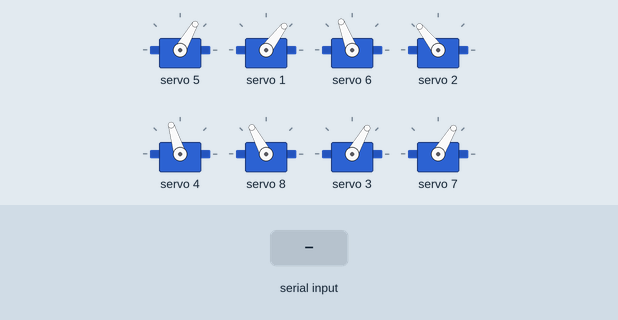
Recording of a sketch running on a simulated Arduino Uno, built with avr-gcc and run on an emulated ATmega328P. Parts: 8 × servo. The test bench sets the inputs (shaded band).

Above: at 1.3 s.
1.4 s: "U" received over Serial
At 2.6 s:
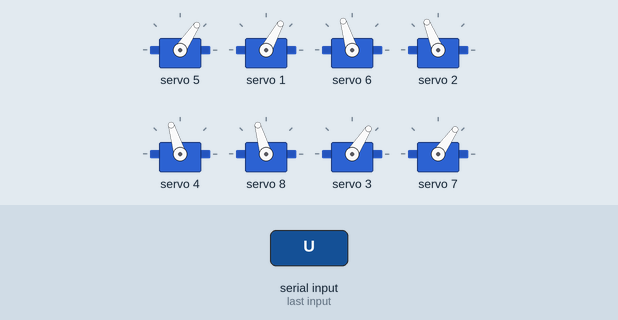
4.4 s: "L" received over Serial
At 5.9 s:
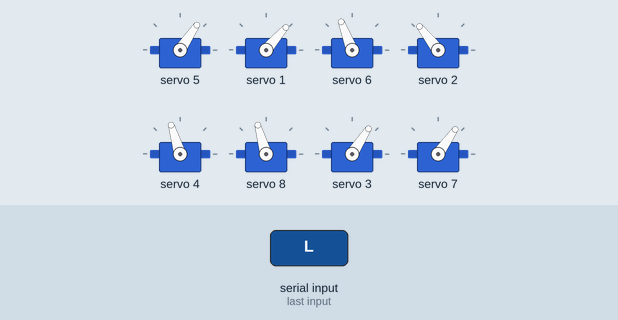
7.4 s: "R" received over Serial
At 7.41 s:
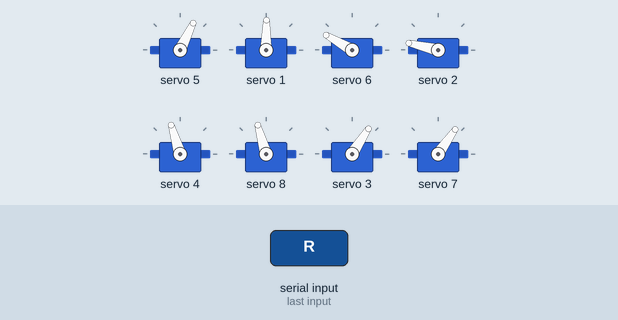
10.4 s: "U" received over Serial
At 10.53 s:
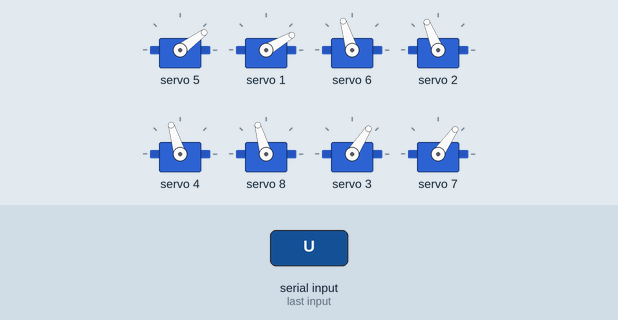
Timing chart, 0 to 13.4 s (numbered marks = the images above; inputs shaded):
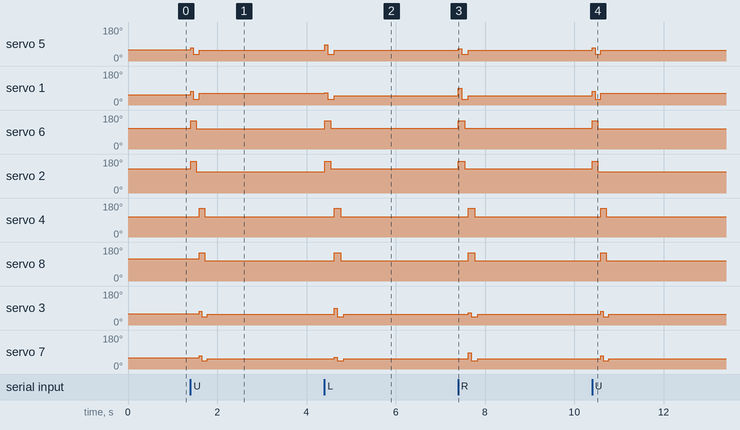

Measured:
- after the input at 1.4 s, servo 5: 60° → 71° at once, → 36° 0.06 s later, → 56° 0.13 s later; servo 1: 53° → 73° at once, → 30° 0.06 s later, → 61° 0.13 s later; servo 6: 111° → 150° at once, → 107° 0.12 s later; servo 2: 128° → 167° at once, → 112° 0.12 s later; servo 4: 107° → 153° after 0.19 s, → 107° 0.12 s later
- after the input at 4.4 s, servo 5: 56° → 87° at once, → 36° 0.07 s later, → 56° 0.15 s later; servo 1: 61° → 65° at once, → 30° 0.07 s later, → 49° 0.15 s later; servo 6: 107° → 150° at once, → 111° 0.14 s later; servo 2: 112° → 167° at once, → 128° 0.14 s later; servo 4: 107° → 153° after 0.22 s, → 107° 0.14 s later
- after the input at 7.4 s, servo 5: 56° → 64° at once, → 36° 0.07 s later, → 56° 0.15 s later; servo 1: 49° → 89° at once, → 30° 0.07 s later, → 49° 0.15 s later; servo 6: 111° → 150° at once, → 111° 0.14 s later; servo 2: 128° → 167° at once, → 128° 0.14 s later; servo 4: 107° → 153° after 0.22 s, → 107° 0.14 s later
- after the input at 10.4 s, servo 5: 56° → 71° at once, → 36° 0.06 s later, → 56° 0.13 s later; servo 1: 49° → 73° at once, → 30° 0.06 s later, → 61° 0.13 s later; servo 6: 111° → 150° at once, → 107° 0.12 s later; servo 2: 128° → 167° at once, → 112° 0.12 s later; servo 4: 107° → 153° after 0.19 s, → 107° 0.12 s later

The sketch:

ROBOT_MERGE_2.ino
```cpp
#include <Wire.h>
#include <Adafruit_PWMServoDriver.h>
Adafruit_PWMServoDriver pwm = Adafruit_PWMServoDriver();
#define SERVOMIN  0 // this is the 'minimum' pulse length count (out of 4096)
#define SERVOMAX  500 // this is the 'maximum' pulse length count (out of 4096)
#include <Ultrasonic.h>

int trig = 10;
int echo = 9;
long dur;
int dis;
int nr;
uint8_t s1 = 1;
uint8_t s2 = 2;
uint8_t s3 = 3;
uint8_t s4 = 4;
uint8_t s5 = 5;
uint8_t s6 = 6;
uint8_t s7 = 7;
uint8_t s8 = 8;
unsigned char Bluetooth_val;       //defining variable val

void setup() {
  Serial.begin(9600);
  pwm.begin();
  pwm.setPWMFreq(60);
  delay(10);

     pinMode(trig, OUTPUT);
  pinMode(echo, INPUT);
     pwm.setPWM(s5,5,290);//initial
 pwm.setPWM(s1,1,270); //initial
 pwm.setPWM(s6,6,420);//tibia in jos
     pwm.setPWM(s2,2,460);//tibia in jos
       pwm.setPWM(s4,4,410);//tibia in jos
    pwm.setPWM(s8,8,440);//tibia in jos
        pwm.setPWM(s3,3,290);//initiala
    pwm.setPWM(s7,7,290);//initiala
    delay(100);
}
void setServoPulse(uint8_t n, double pulse) {
  double pulselength;
  pulselength = 1000000/(60*4096);   // 1,000,000 us per second
  pulse *= 100;  // convert to us
  pulse /= pulselength;
  pwm.setPWM(n, 0, pulse);
}
void cal() {
  digitalWrite(trig, LOW);
  delayMicroseconds(2);
  digitalWrite(trig, HIGH);
  delayMicroseconds(10);
  digitalWrite(trig, LOW);
  dur = pulseIn(echo, HIGH);
  dis = dur * 0.034 / 2;
}
void mers()
{ pwm.setPWM(s6,6,520);//se ridica tibia
 pwm.setPWM(s5,5,320);//in spate
    pwm.setPWM(s2,2,560);//se ridica tibia
    pwm.setPWM(s1,1,320);//in spate
  delay(60);
  pwm.setPWM(s5,5,230);//in fata
      pwm.setPWM(s1,1,210);//in fata
       delay(60);
      pwm.setPWM(s6,6,410);//tibia in jos
     pwm.setPWM(s2,2,420);//tibia in jos
    delay(60);
    pwm.setPWM(s5,5,280);//initial
    pwm.setPWM(s1,1,290); //initial
    pwm.setPWM(s4,4,525);//tibia se ridica
    pwm.setPWM(s3,3,320); //in spate
    pwm.setPWM(s8,8,520);//tibia se ridica
    pwm.setPWM(s7,7,320);//in spate
  delay(60);
      pwm.setPWM(s3,3,250);//in fata
    pwm.setPWM(s7,7,250);// in fata
    delay(60);
   pwm.setPWM(s4,4,410);//tibia in jos
    pwm.setPWM(s8,8,410);//tibia in jos
    delay(60);
    pwm.setPWM(s3,3,280);//initiala
    pwm.setPWM(s7,7,280);//initiala
  delay(60);
}
void stanga()
{
  pwm.setPWM(s6,6,520);//se ridica tibia
 pwm.setPWM(s5,5,360);//in spate
    pwm.setPWM(s2,2,560);//se ridica tibia
    pwm.setPWM(s1,1,300);//in spate
  delay(70);
  pwm.setPWM(s5,5,230);//in fata
      pwm.setPWM(s1,1,210);//in fata
       delay(70);
      pwm.setPWM(s6,6,420);//tibia in jos
     pwm.setPWM(s2,2,460);//tibia in jos
    delay(70);
    pwm.setPWM(s5,5,280);//initial
    pwm.setPWM(s1,1,260); //initial
    pwm.setPWM(s4,4,525);//tibia se ridica
    pwm.setPWM(s3,3,360); //in spate
    pwm.setPWM(s8,8,520);//tibia se ridica
    pwm.setPWM(s7,7,300);//in spate
  delay(70);
      pwm.setPWM(s3,3,250);//in fata
    pwm.setPWM(s7,7,250);// in fata
    delay(70);
   pwm.setPWM(s4,4,410);//tibia in jos
    pwm.setPWM(s8,8,410);//tibia in jos
    delay(70);
    pwm.setPWM(s3,3,280);//initiala
    pwm.setPWM(s7,7,280);//initiala
  delay(70);
  }
  void dreapta()
  {
      pwm.setPWM(s6,6,520);//se ridica tibia
 pwm.setPWM(s5,5,300);//in spate
    pwm.setPWM(s2,2,560);//se ridica tibia
    pwm.setPWM(s1,1,360);//in spate
  delay(70);
  pwm.setPWM(s5,5,230);//in fata
      pwm.setPWM(s1,1,210);//in fata
       delay(70);
      pwm.setPWM(s6,6,420);//tibia in jos
     pwm.setPWM(s2,2,460);//tibia in jos
    delay(70);
    pwm.setPWM(s5,5,280);//initial
    pwm.setPWM(s1,1,260); //initial
    pwm.setPWM(s4,4,525);//tibia se ridica
    pwm.setPWM(s3,3,300); //in spate
    pwm.setPWM(s8,8,520);//tibia se ridica
    pwm.setPWM(s7,7,360);//in spate
  delay(70);
      pwm.setPWM(s3,3,250);//in fata
    pwm.setPWM(s7,7,250);// in fata
    delay(70);
   pwm.setPWM(s4,4,410);//tibia in jos
    pwm.setPWM(s8,8,410);//tibia in jos
    delay(70);
    pwm.setPWM(s3,3,280);//initiala
    pwm.setPWM(s7,7,280);//initiala
  delay(70);
  }
  void stationare()
  {
        pwm.setPWM(s5,5,290);//initial
 pwm.setPWM(s1,1,280); //initial
 pwm.setPWM(s6,6,420);//tibia in jos
     pwm.setPWM(s2,2,460);//tibia in jos
       pwm.setPWM(s4,4,410);//tibia in jos
    pwm.setPWM(s8,8,410);//tibia in jos
        pwm.setPWM(s3,3,290);//initiala
    pwm.setPWM(s7,7,290);//initiala
  }
void loop ()
 {
  if(nr<3)
{
   if(Serial.available())
    {
     Bluetooth_val=Serial.read();
    switch(Bluetooth_val)
     {
       case 'U':mers(); //UP
       nr=0;
       break;
       case 'L':stanga(); //Left
       nr=0;
       break;
       case 'R':dreapta();  //Right
       nr=0;
       break;
       case 'D': stationare(); //back
       nr=0;
       break;
       case 'S':   //stop
       nr++;
       break;

     }
    }
}
    else {
      cal();
 if(dis>=46)
 {
  mers();
  return;
 }
  if(dis<=45)
  {
    stanga();
    return;
  }
  }
}
```
